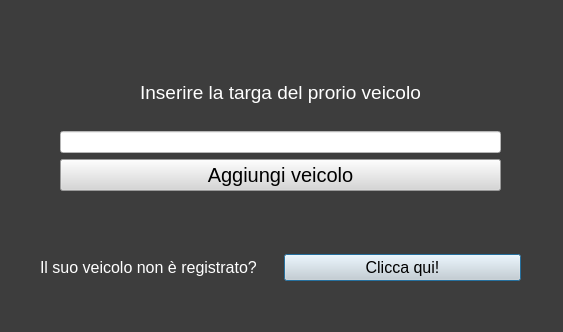
<?xml version="1.0" encoding="UTF-8"?>
<ui version="4.0">
 <class>Dialog</class>
 <widget class="QDialog" name="Dialog">
  <property name="geometry">
   <rect>
    <x>0</x>
    <y>0</y>
    <width>563</width>
    <height>332</height>
   </rect>
  </property>
  <property name="windowTitle">
   <string>Dialog</string>
  </property>
  <property name="styleSheet">
   <string notr="true">QDialog#Dialog{
background-color: rgb(61, 61, 61);
color: rgb(255, 255, 255);}</string>
  </property>
  <widget class="QWidget" name="layoutWidget_2">
   <property name="geometry">
    <rect>
     <x>40</x>
     <y>250</y>
     <width>481</width>
     <height>35</height>
    </rect>
   </property>
   <layout class="QHBoxLayout" name="horizontalLayout">
    <item>
     <widget class="QLabel" name="label_3">
      <property name="font">
       <font>
        <pointsize>12</pointsize>
       </font>
      </property>
      <property name="text">
       <string>&lt;html&gt;&lt;head/&gt;&lt;body&gt;&lt;p&gt;&lt;span style=&quot; color:#ffffff;&quot;&gt;Il suo veicolo non è registrato?&lt;/span&gt;&lt;/p&gt;&lt;/body&gt;&lt;/html&gt;</string>
      </property>
     </widget>
    </item>
    <item>
     <widget class="QPushButton" name="registra_button">
      <property name="font">
       <font>
        <pointsize>12</pointsize>
       </font>
      </property>
      <property name="cursor">
       <cursorShape>PointingHandCursor</cursorShape>
      </property>
      <property name="styleSheet">
       <string notr="true">background-color: rgb(214, 214, 214);
color: black;</string>
      </property>
      <property name="text">
       <string>Clicca qui!</string>
      </property>
      <property name="default">
       <bool>false</bool>
      </property>
     </widget>
    </item>
   </layout>
  </widget>
  <widget class="QWidget" name="layoutWidget">
   <property name="geometry">
    <rect>
     <x>60</x>
     <y>60</y>
     <width>441</width>
     <height>131</height>
    </rect>
   </property>
   <layout class="QVBoxLayout" name="verticalLayout">
    <item>
     <widget class="QLabel" name="label_2">
      <property name="font">
       <font>
        <pointsize>14</pointsize>
       </font>
      </property>
      <property name="text">
       <string>&lt;html&gt;&lt;head/&gt;&lt;body&gt;&lt;p align=&quot;center&quot;&gt;&lt;span style=&quot; color:#ffffff;&quot;&gt;Inserire la targa del prorio veicolo&lt;/span&gt;&lt;/p&gt;&lt;/body&gt;&lt;/html&gt;</string>
      </property>
     </widget>
    </item>
    <item>
     <widget class="QLineEdit" name="targa_lineEdit">
      <property name="styleSheet">
       <string notr="true">background-color: rgb(255, 255, 255);
color: rgb(0, 0, 0);</string>
      </property>
     </widget>
    </item>
    <item>
     <widget class="QPushButton" name="inserisci_button">
      <property name="font">
       <font>
        <pointsize>15</pointsize>
       </font>
      </property>
      <property name="cursor">
       <cursorShape>PointingHandCursor</cursorShape>
      </property>
      <property name="styleSheet">
       <string notr="true">background-color: rgb(214, 214, 214);
color: black;</string>
      </property>
      <property name="text">
       <string>Aggiungi veicolo</string>
      </property>
     </widget>
    </item>
   </layout>
  </widget>
 </widget>
 <resources/>
 <connections/>
</ui>
